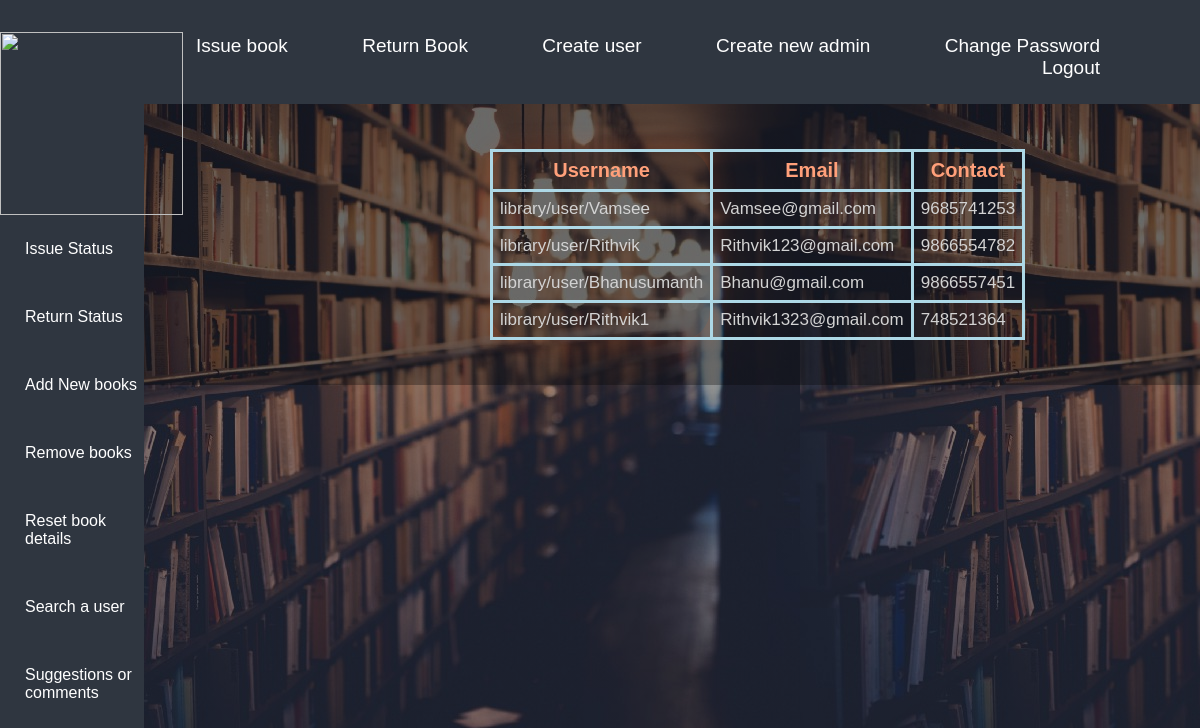
Screenshot of /search.php with the database file from the repository.
### tables this page shows
CREATE TABLE `users` (
  `id` int(50) NOT NULL,
  `username` varchar(50) NOT NULL,
  `email` varchar(50) NOT NULL,
  `contact` bigint(50) NOT NULL,
  `noofbooksissued` int(50) NOT NULL
);

### search.php (the view, shortened to what this page needs)
<html>
    <head>
        <link rel="stylesheet" href="style.css">
    </head>
    <body>
    <div class="full-page1">
        <div class="navbar1">
           <nav>
           <nav>
               <ul id='MainMenu'>
                   <li><a href='admin.php'>Home</a></li>
                   <li><a href='Issue book.php'>Issue book</a></li>
                   <li><a href='returnbook.php'>Return Book</a></li>
                   <li><a href='Create user.php'>Create user</a></li>
                   <li><a href='Create admin.php'>Create new admin</a></li>
                   <li><a href='Password.php'>Change Password</a></li>
                   <li><a href='logout.php'>Logout</a></li>
               </ul>
            </nav>
        </div>
        <div id='issue-form' class='issue-page'>
            <div class="suggestion-box">
                <div class='button-box'>
              <?php
$search = $_POST['username'];
$servername = "localhost";
$username = "root";
$password = "";
$db = "lms";
$conn = new mysqli($servername, $username, $password, $db);
$sql = "select * from users where username like '%$search%'";
$result = $conn->query($sql);
if($result->num_rows!=0)
{
    ?>
    <table>
    <tr>
        <th>Username</th>
        <th>Email</th>
        <th>Contact</th>
    </tr>
    <?php
    while($row=$result->fetch_assoc())
    {
    ?>
    <tr>
        <td><?php echo $row['username'];?></td>
        <td><?php echo $row['email'];?></td>
        <td><?php echo $row['contact'];?></td>
    </tr>
    <?php
    }
    ?>
    </table>
<?php
} else {
	echo "
        <h3>The user with username:$search is not found</h3><br/>
        ";
}
?>
            </div>
        </div>
    </div>
        <div class="navbar2">
        <nav1>
        <br>
          <img id = "logo" src="https://i.pinimg.com/originals/0a/cd/50/0acd5002683fbcf2b720004f201ee530.jpg">
            <ul id='MainMenu1'>
             <li><a href='Issuestatus.php'>Issue Status</a></li>
             <li><a href='Returnstatus.php'>Return Status</a></li>
             <li><a href='Addbook.php'>Add New books</a></li>
             <li><a href='removebook.php'>Remove books</a></li>
             <li><a href='Resetbooks.php'>Reset book details</a></li>
             <li><a href='searchuser.php'>Search a user</a></li>
             <li><a href='Suggestions.php'>Suggestions or comments</a></li>
            </ul>
         </nav1>
        </div>
    </div>
    </body>
</html>

### style.css (style rules this page uses)
* { margin:0; padding:0; box-sizing: border-box; font-family: 'Josefin Sans', sans-serif; }
body { background-image: linear-gradient(rgba(0, 0, 0, 0.4),rgba(0,0,0,0.4)),url(Library.jpeg); }
body, html { -webkit-touch-callout: none; -webkit-user-select: none; -khtml-user-select: none; -moz-user-select: none; -ms-user-select: none; user-select: none; }
a { user-select: none; -webkit-user-drag: none; }
::placeholder { color: aliceblue; }
.full-page1 { height:100%; width:100%; background-position: center; position:relative; }
.navbar1 { width:100%; background:#2f3640; display: flex; align-items: center; padding:25px; padding-left: 0px; padding-right: 30px; padding-top: 35px; }
.navbar2 { top:-310px; height:170%; width:12%; display: flex; align-items: center; }
.full-page1 .navbar2 { position:fixed; background:#2f3640; }
.full-page1 .navbar2 ul li { padding:25px; border-bottom: 2px rgba(255, 255, 255, 0.1); border-top: 2px rgba(225, 225, 225, 0.05); font-family: 'Times New Roman', Times, serif; }
nav1 ul { display: inline-block; list-style: none; }
nav1 li { display: inline-block; margin-right:10px; }
nav1 ul li a { transition: .3s; text-decoration: none; font-size: 16px; color:white; font-family: sans-serif; }
nav { flex:1; text-align:right; }
nav ul { display: inline-block; list-style: none; }
nav li { display: inline-block; margin-right:70px; }
nav ul li a { text-decoration: none; font-size: 19px; color:white; font-family: sans-serif; }
a { text-decoration: none; color:palevioletred; font:28px; }
.button-box { width:220px; margin:35px auto; position:relative; box-shadow:0 0 20px 9px #ff61241f; border-radius: 30px; }
#logo { width: 183px; }
.suggestion-box { width:100%; height:auto; position:relative; margin: auto; background: rgba(0, 0, 0, 0.3); padding:10px; overflow: hidden; }

### search.php (style rules this page uses)
table { width: auto; height:auto; }
table,th,td { padding:7px; border: 3px solid lightblue; border-collapse: collapse; }
th { color:lightsalmon; font-size: 20px; }
td { color:lightgray; font-size: 17px; }

### rows the page displays
users: username "library/user/Vamsee", email "Vamsee@gmail.com", contact "9685741253"
users: username "library/user/Rithvik", email "Rithvik123@gmail.com", contact "9866554782"
users: username "library/user/Bhanusumanth", email "Bhanu@gmail.com", contact "9866557451"
users: username "library/user/Rithvik1", email "Rithvik1323@gmail.com", contact "748521364"
